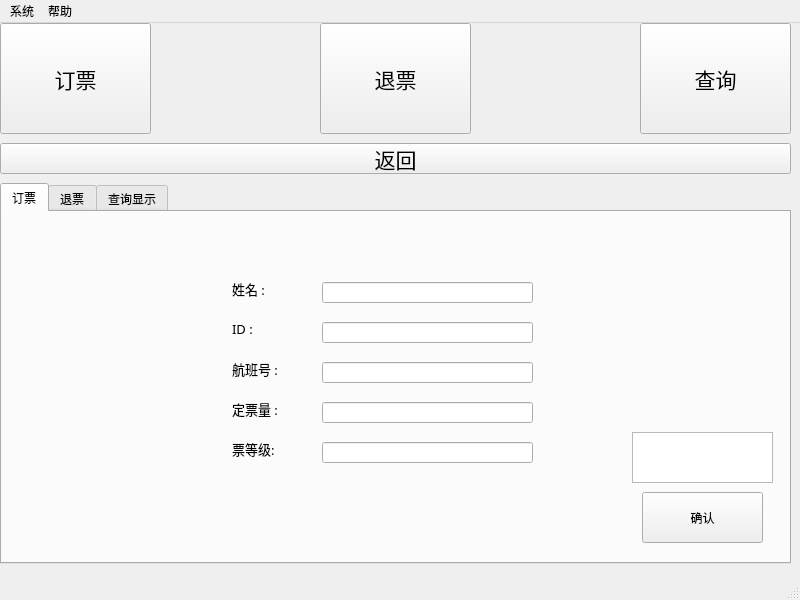
<?xml version="1.0" encoding="UTF-8"?>
<ui version="4.0">
 <class>user</class>
 <widget class="QMainWindow" name="user">
  <property name="geometry">
   <rect>
    <x>0</x>
    <y>0</y>
    <width>800</width>
    <height>600</height>
   </rect>
  </property>
  <property name="windowTitle">
   <string>飞机票管理系统</string>
  </property>
  <widget class="QWidget" name="centralwidget">
   <widget class="QPushButton" name="bookT">
    <property name="geometry">
     <rect>
      <x>0</x>
      <y>0</y>
      <width>151</width>
      <height>111</height>
     </rect>
    </property>
    <property name="font">
     <font>
      <family>方正字迹-兰梓蓑笠翁体 简</family>
      <pointsize>16</pointsize>
     </font>
    </property>
    <property name="text">
     <string>订票</string>
    </property>
   </widget>
   <widget class="QPushButton" name="refundT">
    <property name="geometry">
     <rect>
      <x>320</x>
      <y>0</y>
      <width>151</width>
      <height>111</height>
     </rect>
    </property>
    <property name="font">
     <font>
      <family>方正字迹-兰梓蓑笠翁体 简</family>
      <pointsize>16</pointsize>
     </font>
    </property>
    <property name="text">
     <string>退票</string>
    </property>
   </widget>
   <widget class="QPushButton" name="checkT">
    <property name="geometry">
     <rect>
      <x>640</x>
      <y>0</y>
      <width>151</width>
      <height>111</height>
     </rect>
    </property>
    <property name="font">
     <font>
      <family>方正字迹-兰梓蓑笠翁体 简</family>
      <pointsize>16</pointsize>
     </font>
    </property>
    <property name="text">
     <string>查询</string>
    </property>
   </widget>
   <widget class="QPushButton" name="backChoose">
    <property name="geometry">
     <rect>
      <x>0</x>
      <y>120</y>
      <width>791</width>
      <height>31</height>
     </rect>
    </property>
    <property name="font">
     <font>
      <family>方正字迹-兰梓蓑笠翁体 简</family>
      <pointsize>16</pointsize>
     </font>
    </property>
    <property name="text">
     <string>返回</string>
    </property>
   </widget>
   <widget class="QTabWidget" name="tabWidget">
    <property name="geometry">
     <rect>
      <x>0</x>
      <y>160</y>
      <width>791</width>
      <height>381</height>
     </rect>
    </property>
    <property name="font">
     <font>
      <family>方正字迹-兰梓蓑笠翁体 简</family>
     </font>
    </property>
    <property name="currentIndex">
     <number>0</number>
    </property>
    <widget class="QWidget" name="tab_3">
     <attribute name="title">
      <string>订票</string>
     </attribute>
     <widget class="QLabel" name="label">
      <property name="geometry">
       <rect>
        <x>230</x>
        <y>60</y>
        <width>59</width>
        <height>33</height>
       </rect>
      </property>
      <property name="font">
       <font>
        <family>方正字迹-兰梓蓑笠翁体 简</family>
        <pointsize>10</pointsize>
       </font>
      </property>
      <property name="text">
       <string>姓名 :</string>
      </property>
     </widget>
     <widget class="QLabel" name="label_2">
      <property name="geometry">
       <rect>
        <x>230</x>
        <y>100</y>
        <width>76</width>
        <height>33</height>
       </rect>
      </property>
      <property name="font">
       <font>
        <family>方正字迹-兰梓蓑笠翁体 简</family>
        <pointsize>10</pointsize>
       </font>
      </property>
      <property name="text">
       <string>ID :</string>
      </property>
     </widget>
     <widget class="QLabel" name="label_3">
      <property name="geometry">
       <rect>
        <x>230</x>
        <y>140</y>
        <width>59</width>
        <height>33</height>
       </rect>
      </property>
      <property name="font">
       <font>
        <family>方正字迹-兰梓蓑笠翁体 简</family>
        <pointsize>10</pointsize>
       </font>
      </property>
      <property name="text">
       <string>航班号 :</string>
      </property>
     </widget>
     <widget class="QLabel" name="label_4">
      <property name="geometry">
       <rect>
        <x>230</x>
        <y>180</y>
        <width>71</width>
        <height>33</height>
       </rect>
      </property>
      <property name="font">
       <font>
        <family>方正字迹-兰梓蓑笠翁体 简</family>
        <pointsize>10</pointsize>
       </font>
      </property>
      <property name="text">
       <string>定票量 :</string>
      </property>
     </widget>
     <widget class="QLabel" name="label_5">
      <property name="geometry">
       <rect>
        <x>230</x>
        <y>220</y>
        <width>71</width>
        <height>33</height>
       </rect>
      </property>
      <property name="font">
       <font>
        <family>方正字迹-兰梓蓑笠翁体 简</family>
        <pointsize>10</pointsize>
       </font>
      </property>
      <property name="text">
       <string>票等级:</string>
      </property>
     </widget>
     <widget class="QLineEdit" name="lineEdit_5">
      <property name="geometry">
       <rect>
        <x>320</x>
        <y>70</y>
        <width>211</width>
        <height>21</height>
       </rect>
      </property>
     </widget>
     <widget class="QLineEdit" name="lineEdit_6">
      <property name="geometry">
       <rect>
        <x>320</x>
        <y>110</y>
        <width>211</width>
        <height>21</height>
       </rect>
      </property>
     </widget>
     <widget class="QLineEdit" name="lineEdit_7">
      <property name="geometry">
       <rect>
        <x>320</x>
        <y>150</y>
        <width>211</width>
        <height>21</height>
       </rect>
      </property>
     </widget>
     <widget class="QLineEdit" name="lineEdit_8">
      <property name="geometry">
       <rect>
        <x>320</x>
        <y>190</y>
        <width>211</width>
        <height>21</height>
       </rect>
      </property>
     </widget>
     <widget class="QLineEdit" name="lineEdit_9">
      <property name="geometry">
       <rect>
        <x>320</x>
        <y>230</y>
        <width>211</width>
        <height>21</height>
       </rect>
      </property>
     </widget>
     <widget class="QPushButton" name="pushButton_7">
      <property name="geometry">
       <rect>
        <x>640</x>
        <y>280</y>
        <width>121</width>
        <height>51</height>
       </rect>
      </property>
      <property name="text">
       <string>确认</string>
      </property>
     </widget>
     <widget class="QPlainTextEdit" name="plainTextEdit_3">
      <property name="geometry">
       <rect>
        <x>630</x>
        <y>220</y>
        <width>141</width>
        <height>51</height>
       </rect>
      </property>
     </widget>
    </widget>
    <widget class="QWidget" name="tab_4">
     <attribute name="title">
      <string>退票</string>
     </attribute>
     <widget class="QLabel" name="label_10">
      <property name="geometry">
       <rect>
        <x>150</x>
        <y>170</y>
        <width>110</width>
        <height>33</height>
       </rect>
      </property>
      <property name="font">
       <font>
        <family>方正字迹-兰梓蓑笠翁体 简</family>
        <pointsize>10</pointsize>
       </font>
      </property>
      <property name="text">
       <string>退票量 :</string>
      </property>
     </widget>
     <widget class="QLineEdit" name="lineEdit_2">
      <property name="geometry">
       <rect>
        <x>280</x>
        <y>50</y>
        <width>261</width>
        <height>41</height>
       </rect>
      </property>
     </widget>
     <widget class="QLineEdit" name="lineEdit_3">
      <property name="geometry">
       <rect>
        <x>280</x>
        <y>110</y>
        <width>261</width>
        <height>41</height>
       </rect>
      </property>
     </widget>
     <widget class="QLineEdit" name="lineEdit_4">
      <property name="geometry">
       <rect>
        <x>280</x>
        <y>170</y>
        <width>261</width>
        <height>41</height>
       </rect>
      </property>
     </widget>
     <widget class="QPushButton" name="pushButton_8">
      <property name="geometry">
       <rect>
        <x>640</x>
        <y>280</y>
        <width>121</width>
        <height>51</height>
       </rect>
      </property>
      <property name="text">
       <string>确认</string>
      </property>
     </widget>
     <widget class="QLabel" name="label_6">
      <property name="geometry">
       <rect>
        <x>150</x>
        <y>50</y>
        <width>76</width>
        <height>33</height>
       </rect>
      </property>
      <property name="font">
       <font>
        <family>方正字迹-兰梓蓑笠翁体 简</family>
        <pointsize>10</pointsize>
       </font>
      </property>
      <property name="text">
       <string>ID :</string>
      </property>
     </widget>
     <widget class="QLabel" name="label_7">
      <property name="geometry">
       <rect>
        <x>150</x>
        <y>110</y>
        <width>59</width>
        <height>33</height>
       </rect>
      </property>
      <property name="font">
       <font>
        <family>方正字迹-兰梓蓑笠翁体 简</family>
        <pointsize>10</pointsize>
       </font>
      </property>
      <property name="text">
       <string>航班号 :</string>
      </property>
     </widget>
     <widget class="QLabel" name="label_11">
      <property name="geometry">
       <rect>
        <x>150</x>
        <y>230</y>
        <width>110</width>
        <height>33</height>
       </rect>
      </property>
      <property name="font">
       <font>
        <family>方正字迹-兰梓蓑笠翁体 简</family>
        <pointsize>10</pointsize>
       </font>
      </property>
      <property name="text">
       <string>退票等级 :</string>
      </property>
     </widget>
     <widget class="QLineEdit" name="lineEdit_10">
      <property name="geometry">
       <rect>
        <x>280</x>
        <y>230</y>
        <width>261</width>
        <height>41</height>
       </rect>
      </property>
     </widget>
     <widget class="QPlainTextEdit" name="plainTextEdit_4">
      <property name="geometry">
       <rect>
        <x>630</x>
        <y>220</y>
        <width>141</width>
        <height>51</height>
       </rect>
      </property>
     </widget>
    </widget>
    <widget class="QWidget" name="tab">
     <attribute name="title">
      <string>查询显示</string>
     </attribute>
     <widget class="QPlainTextEdit" name="plainTextEdit">
      <property name="geometry">
       <rect>
        <x>0</x>
        <y>70</y>
        <width>791</width>
        <height>281</height>
       </rect>
      </property>
     </widget>
     <widget class="QLabel" name="label_8">
      <property name="geometry">
       <rect>
        <x>10</x>
        <y>20</y>
        <width>76</width>
        <height>33</height>
       </rect>
      </property>
      <property name="font">
       <font>
        <family>方正字迹-兰梓蓑笠翁体 简</family>
        <pointsize>10</pointsize>
       </font>
      </property>
      <property name="text">
       <string>ID :</string>
      </property>
     </widget>
     <widget class="QLineEdit" name="lineEdit_11">
      <property name="geometry">
       <rect>
        <x>50</x>
        <y>20</y>
        <width>261</width>
        <height>31</height>
       </rect>
      </property>
     </widget>
     <widget class="QPushButton" name="pushButton_9">
      <property name="geometry">
       <rect>
        <x>610</x>
        <y>10</y>
        <width>121</width>
        <height>51</height>
       </rect>
      </property>
      <property name="text">
       <string>确认</string>
      </property>
     </widget>
    </widget>
   </widget>
  </widget>
  <widget class="QMenuBar" name="menubar">
   <property name="geometry">
    <rect>
     <x>0</x>
     <y>0</y>
     <width>800</width>
     <height>26</height>
    </rect>
   </property>
   <widget class="QMenu" name="menu">
    <property name="title">
     <string>系统</string>
    </property>
   </widget>
   <widget class="QMenu" name="menu_2">
    <property name="title">
     <string>帮助</string>
    </property>
   </widget>
   <addaction name="menu"/>
   <addaction name="menu_2"/>
  </widget>
  <widget class="QStatusBar" name="statusbar"/>
 </widget>
 <resources/>
 <connections/>
</ui>
